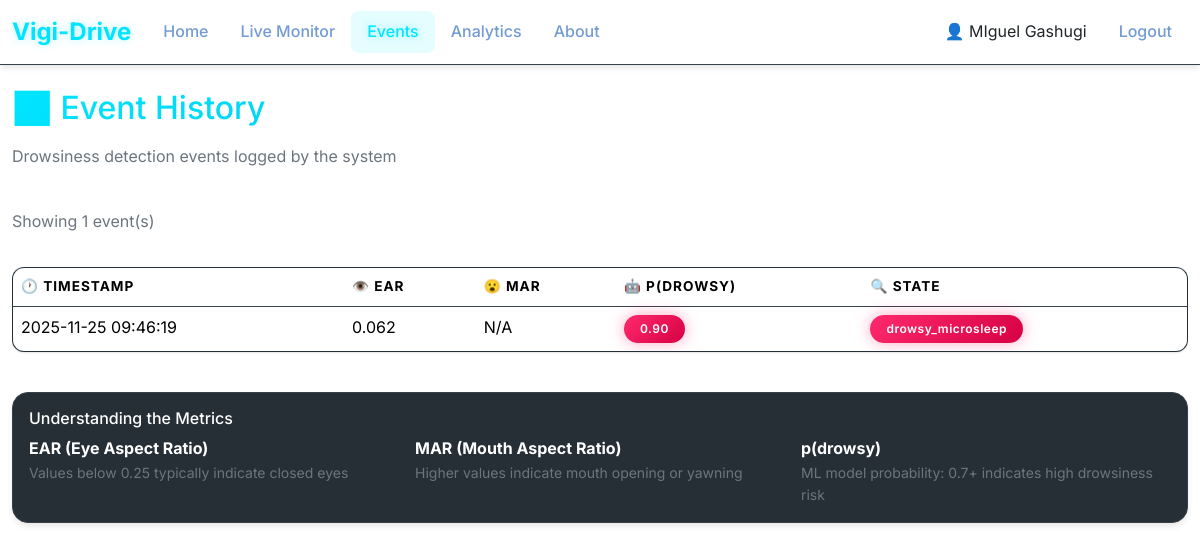
The page /events (signed in) on the database its author committed.
### src/app.py (models this page shows)
class User(db.Model, UserMixin):
    id = db.Column(db.Integer, primary_key=True)
    google_id = db.Column(db.String(255), unique=True, nullable=False)
    email = db.Column(db.String(255), unique=True, nullable=False)
    name = db.Column(db.String(255))
    avatar = db.Column(db.String(512))
    created_at = db.Column(db.DateTime, default=datetime.utcnow)
    last_login_at = db.Column(db.DateTime)

class DrowsinessEvent(db.Model):
    __tablename__ = 'drowsiness_event'
    id = db.Column(db.Integer, primary_key=True)
    user_id = db.Column(db.Integer, db.ForeignKey("user.id"), nullable=True, index=True)
    timestamp = db.Column(db.DateTime, default=datetime.utcnow, index=True)
    ear = db.Column(db.Float)
    mar = db.Column(db.Float)
    p_drowsy = db.Column(db.Float)
    state = db.Column(db.String(64))
    user = db.relationship("User", backref="events")

### src/app.py (the view)
@app.route("/events")
@login_required
def events():
    page = request.args.get('page', 1, type=int)
    per_page = 50
    events_paginated = (
        DrowsinessEvent.query.filter_by(user_id=current_user.id)
        .order_by(DrowsinessEvent.timestamp.desc())
        .paginate(page=page, per_page=per_page, error_out=False)
    )
    return render_template("events.html", events=events_paginated.items, pagination=events_paginated)

### src/app.py (called while the page is built)
@login_manager.user_loader
def load_user(user_id):
    try:
        return User.query.get(int(user_id))
    except (TypeError, ValueError):
        return None

### src/templates/events.html
{% extends 'base.html' %}
{% block content %}
<div class="row mb-4">
  <div class="col-12">
    <h2 class="text-gradient mb-3">📊 Event History</h2>
    <p class="text-secondary">Drowsiness detection events logged by the system</p>
  </div>
</div>
{% if events %}
<div class="row mb-3">
  <div class="col-md-8">
    <p class="text-secondary">Showing {{ events|length }} event(s)</p>
  </div>
</div>
<div class="table-responsive">
  <table class="table table-hover">
    <thead>
      <tr>
        <th>🕐 Timestamp</th>
        <th>👁️ EAR</th>
        <th>😮 MAR</th>
        <th>🤖 p(drowsy)</th>
        <th>🔍 State</th>
      </tr>
    </thead>
    <tbody>
      {% for e in events %}
      <tr>
        <td>{{ e.timestamp.strftime('%Y-%m-%d %H:%M:%S') if e.timestamp else 'N/A' }}</td>
        <td>{{ "%.3f"|format(e.ear) if e.ear else 'N/A' }}</td>
        <td>{{ "%.3f"|format(e.mar) if e.mar else 'N/A' }}</td>
        <td>
          {% if e.p_drowsy %}
          <span
            class="badge {% if e.p_drowsy > 0.7 %}bg-danger{% elif e.p_drowsy > 0.4 %}bg-warning{% else %}bg-success{% endif %}">
            {{ "%.2f"|format(e.p_drowsy) }}
          </span>
          {% else %}
          N/A
          {% endif %}
        </td>
        <td>
          <span class="badge {% if 'drowsy' in e.state.lower() %}bg-danger{% else %}bg-secondary{% endif %}">
            {{ e.state }}
          </span>
        </td>
      </tr>
      {% endfor %}
    </tbody>
  </table>
</div>
{% else %}
<div class="alert alert-info">
  <h5>ℹ️ No events logged yet</h5>
  <p class="mb-0">Events will appear here when drowsiness is detected. Make sure the detector is running and monitoring.
  </p>
</div>
{% endif %}
<div class="row mt-4">
  <div class="col-12">
    <div class="card">
      <div class="card-body">
        <h6 class="card-title">Understanding the Metrics</h6>
        <div class="row g-3">
          <div class="col-md-4">
            <strong>EAR (Eye Aspect Ratio)</strong>
            <p class="small text-secondary mb-0">Values below 0.25 typically indicate closed eyes</p>
          </div>
          <div class="col-md-4">
            <strong>MAR (Mouth Aspect Ratio)</strong>
            <p class="small text-secondary mb-0">Higher values indicate mouth opening or yawning</p>
          </div>
          <div class="col-md-4">
            <strong>p(drowsy)</strong>
            <p class="small text-secondary mb-0">ML model probability: 0.7+ indicates high drowsiness risk</p>
          </div>
        </div>
      </div>
    </div>
  </div>
</div>
{% endblock %}

### src/templates/base.html (shortened to what this page needs)
<!doctype html>
<html lang="en">
<head>
  <link href="https://cdn.jsdelivr.net/npm/bootstrap@5.3.3/dist/css/bootstrap.min.css" rel="stylesheet">
  <link rel="stylesheet" href="{{ url_for('static', filename='css/style.css') }}">
</head>
<body>
  <nav class="navbar navbar-expand-lg navbar-dark">
    <div class="container-fluid">
      <a class="navbar-brand" href="{{ url_for('index') }}"> Vigi-Drive</a>
      <div class="collapse navbar-collapse" id="navbarNav">
        <ul class="navbar-nav me-auto mb-2 mb-lg-0">
          <li class="nav-item"><a class="nav-link {% if request.endpoint == 'home' %}active{% endif %}"
              href="{{ url_for('home') }}">Home</a></li>
          <li class="nav-item"><a class="nav-link {% if request.endpoint == 'monitor' %}active{% endif %}"
              href="{{ url_for('monitor') }}">Live Monitor</a></li>
          <li class="nav-item"><a class="nav-link {% if request.endpoint == 'events' %}active{% endif %}"
              href="{{ url_for('events') }}">Events</a></li>
          <li class="nav-item"><a class="nav-link {% if request.endpoint == 'analytics' %}active{% endif %}"
              href="{{ url_for('analytics') }}">Analytics</a></li>
          <li class="nav-item"><a class="nav-link {% if request.endpoint == 'about' %}active{% endif %}"
              href="{{ url_for('about') }}">About</a></li>
        </ul>
        <ul class="navbar-nav ms-auto mb-2 mb-lg-0 align-items-center">
          {% if current_user.is_authenticated %}
          <li class="nav-item">
            <span class="navbar-text me-3 text-dark">👤 {{ current_user.name or current_user.email }}</span>
          </li>
          <li class="nav-item">
            <a class="nav-link" href="{{ url_for('logout') }}">Logout</a>
          </li>
          {% else %}
          <li class="nav-item">
            <a class="nav-link" href="{{ url_for('login') }}">Login </a>
          </li>
          {% endif %}
        </ul>
      </div>
    </div>
  </nav>
  <main class="container mt-4 mb-5">
    {% block content %}{% endblock %}
  </main>
</body>
</html>

### src/static/css/style.css (style rules this page uses)
:root { --primary-color: #00e5ff; --primary-dark: #00b8cc; --primary-light: #80f2ff; --secondary-color: #10b981; --danger-color: #ff2a6d; --warning-color: #ffcc00; --success-color: #00ff9d; --bg-color: #ffffff; --card-bg: #262f36; --card-border: #36414a; --text-main: #1c2329; --text-inverse: #ffffff; --text-secondary: #64748b; --text-secondary-inverse: #739bd3; --navbar-bg: #ffffff; --gradient-primary: linear-gradient(135deg, #00e5ff 0%, #00a8cc 100%); --gradient-success: linear-gradient(135deg, #00ff9d 0%, #00cc7a 100%); --gradient-danger: linear-gradient(135deg, #ff2a6d 0%, #d60045 100%); --gradient-warning: linear-gradient(135deg, #ffcc00 0%, #ff9900 100%); --shadow-sm: 0 1px 2px 0 rgba(0, 0, 0, 0.1); --shadow-md: 0 4px 6px -1px rgba(0, 0, 0, 0.1); --shadow-lg: 0 10px 15px -3px rgba(0, 0, 0, 0.2); --shadow-glow: 0 0 20px rgba(0, 229, 255, 0.4); }
* { margin: 0; padding: 0; box-sizing: border-box; }
body { font-family: 'Inter', -apple-system, BlinkMacSystemFont, 'Segoe UI', Roboto, sans-serif; background: var(--bg-color); color: var(--text-main); line-height: 1.6; min-height: 100vh; }
.navbar { background: var(--navbar-bg) !important; backdrop-filter: blur(10px); border-bottom: 1px solid var(--card-border); box-shadow: var(--shadow-md); }
.navbar-brand { font-weight: 700; font-size: 1.5rem; color: var(--primary-color) !important; text-shadow: 0 0 10px rgba(0, 229, 255, 0.3); transition: transform 0.3s ease; }
.nav-link { color: var(--text-secondary-inverse) !important; transition: all 0.3s ease; position: relative; padding: 0.5rem 1rem !important; border-radius: 8px; font-weight: 500; }
.nav-link:hover, .nav-link.active { color: var(--primary-color) !important; background: rgba(0, 229, 255, 0.1); text-shadow: 0 0 8px rgba(0, 229, 255, 0.4); }
.nav-link::after { content: ''; position: absolute; bottom: 0; left: 50%; transform: translateX(-50%); width: 0; height: 2px; background: var(--primary-color); transition: width 0.3s ease; box-shadow: 0 0 10px var(--primary-color); }
.container { max-width: 1200px; }
.card { background: var(--card-bg); border: 1px solid var(--card-border); border-radius: 16px; box-shadow: var(--shadow-md); color: var(--text-inverse); transition: transform 0.3s ease, box-shadow 0.3s ease, border-color 0.3s ease; }
.badge { padding: 0.5rem 1rem; border-radius: 20px; font-weight: 600; letter-spacing: 0.5px; animation: pulse-badge 2s ease-in-out infinite; }
.badge.bg-danger { background: var(--gradient-danger) !important; box-shadow: 0 0 15px rgba(255, 42, 109, 0.4); color: white; }
.table { background: var(--card-bg); color: var(--text-inverse); border-radius: 12px; overflow: hidden; box-shadow: var(--shadow-sm); border: 1px solid var(--card-border); }
.table thead { background: rgba(0, 229, 255, 0.1); color: var(--primary-color); font-weight: 600; text-transform: uppercase; font-size: 0.85rem; letter-spacing: 1px; }
.table tbody tr { transition: all 0.3s ease; border-bottom: 1px solid var(--card-border); }
.text-gradient { background: var(--gradient-primary); -webkit-background-clip: text; background-clip: text; -webkit-text-fill-color: transparent; }

### rows shown on the page
User: name "MIguel Gashugi"
DrowsinessEvent: timestamp "2025-11-25 09:46:19", ear "0.062", mar "N/A", p_drowsy "0.90", state "drowsy_microsleep"

### other values the page prints
{{ events|length }} "1"
